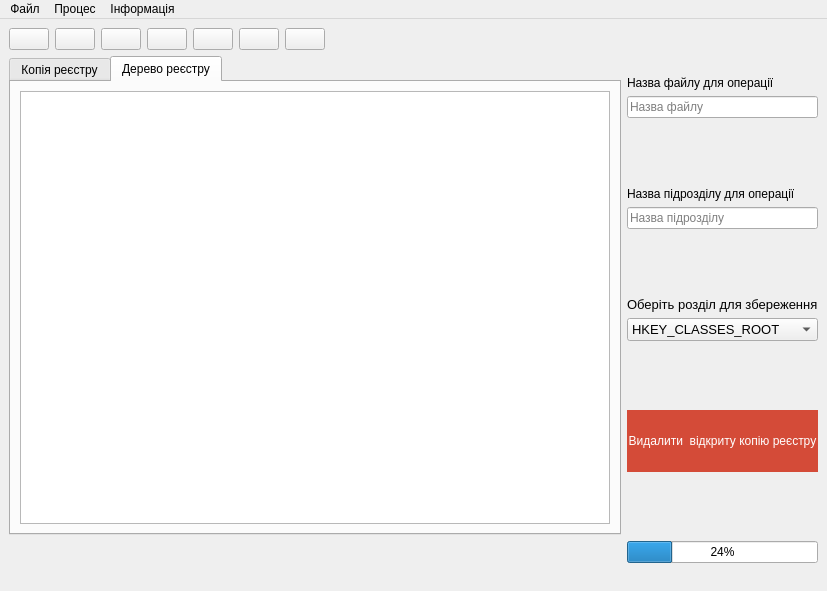
<?xml version="1.0" encoding="UTF-8"?>
<ui version="4.0">
 <class>MainWindow</class>
 <widget class="QMainWindow" name="MainWindow">
  <property name="geometry">
   <rect>
    <x>0</x>
    <y>0</y>
    <width>827</width>
    <height>591</height>
   </rect>
  </property>
  <property name="windowTitle">
   <string>KeepReg</string>
  </property>
  <property name="windowIcon">
   <iconset resource="resource.qrc">
    <normaloff>:/regedit-icon-125.png</normaloff>:/regedit-icon-125.png</iconset>
  </property>
  <widget class="QWidget" name="centralwidget">
   <layout class="QGridLayout" name="gridLayout">
    <item row="0" column="0">
     <layout class="QHBoxLayout" name="horizontalLayout_4">
      <item>
       <layout class="QHBoxLayout" name="horizontalLayout_3">
        <item>
         <widget class="QPushButton" name="openFileCopyReg">
          <property name="text">
           <string/>
          </property>
          <property name="icon">
           <iconset resource="resource.qrc">
            <normaloff>:/saved_imports.png</normaloff>:/saved_imports.png</iconset>
          </property>
          <property name="iconSize">
           <size>
            <width>32</width>
            <height>32</height>
           </size>
          </property>
         </widget>
        </item>
        <item>
         <widget class="QPushButton" name="deleteFile">
          <property name="text">
           <string/>
          </property>
          <property name="icon">
           <iconset resource="resource.qrc">
            <normaloff>:/recover_deleted_items.png</normaloff>:/recover_deleted_items.png</iconset>
          </property>
          <property name="iconSize">
           <size>
            <width>32</width>
            <height>32</height>
           </size>
          </property>
         </widget>
        </item>
        <item>
         <widget class="QPushButton" name="pushButton_4">
          <property name="text">
           <string/>
          </property>
          <property name="icon">
           <iconset resource="resource.qrc">
            <normaloff>:/layer_save.png</normaloff>:/layer_save.png</iconset>
          </property>
          <property name="iconSize">
           <size>
            <width>32</width>
            <height>32</height>
           </size>
          </property>
         </widget>
        </item>
        <item>
         <widget class="QPushButton" name="pushButton_3">
          <property name="enabled">
           <bool>true</bool>
          </property>
          <property name="text">
           <string/>
          </property>
          <property name="icon">
           <iconset resource="resource.qrc">
            <normaloff>:/saveReg.png</normaloff>:/saveReg.png</iconset>
          </property>
          <property name="iconSize">
           <size>
            <width>32</width>
            <height>32</height>
           </size>
          </property>
          <property name="autoRepeat">
           <bool>true</bool>
          </property>
          <property name="autoExclusive">
           <bool>true</bool>
          </property>
          <property name="autoRepeatDelay">
           <number>297</number>
          </property>
          <property name="autoDefault">
           <bool>false</bool>
          </property>
         </widget>
        </item>
        <item>
         <widget class="QPushButton" name="drawTreeRegistry">
          <property name="text">
           <string/>
          </property>
          <property name="icon">
           <iconset resource="resource.qrc">
            <normaloff>:/drawIcon.png</normaloff>:/drawIcon.png</iconset>
          </property>
          <property name="iconSize">
           <size>
            <width>32</width>
            <height>32</height>
           </size>
          </property>
         </widget>
        </item>
        <item>
         <widget class="QPushButton" name="pushButton_5">
          <property name="text">
           <string/>
          </property>
          <property name="icon">
           <iconset resource="resource.qrc">
            <normaloff>:/information.png</normaloff>:/information.png</iconset>
          </property>
          <property name="iconSize">
           <size>
            <width>32</width>
            <height>32</height>
           </size>
          </property>
         </widget>
        </item>
        <item>
         <widget class="QPushButton" name="pushButton_6">
          <property name="text">
           <string/>
          </property>
          <property name="icon">
           <iconset resource="resource.qrc">
            <normaloff>:/help.png</normaloff>:/help.png</iconset>
          </property>
          <property name="iconSize">
           <size>
            <width>32</width>
            <height>32</height>
           </size>
          </property>
         </widget>
        </item>
        <item>
         <spacer name="horizontalSpacer_2">
          <property name="orientation">
           <enum>Qt::Horizontal</enum>
          </property>
          <property name="sizeHint" stdset="0">
           <size>
            <width>40</width>
            <height>20</height>
           </size>
          </property>
         </spacer>
        </item>
       </layout>
      </item>
     </layout>
    </item>
    <item row="1" column="8">
     <layout class="QVBoxLayout" name="verticalLayout_7">
      <item>
       <spacer name="horizontalSpacer_4">
        <property name="orientation">
         <enum>Qt::Horizontal</enum>
        </property>
        <property name="sizeType">
         <enum>QSizePolicy::Minimum</enum>
        </property>
        <property name="sizeHint" stdset="0">
         <size>
          <width>40</width>
          <height>20</height>
         </size>
        </property>
       </spacer>
      </item>
      <item>
       <widget class="QLabel" name="label_7">
        <property name="text">
         <string>Назва файлу для операції</string>
        </property>
       </widget>
      </item>
      <item>
       <widget class="QLineEdit" name="lineEdit">
        <property name="sizePolicy">
         <sizepolicy hsizetype="Minimum" vsizetype="Minimum">
          <horstretch>0</horstretch>
          <verstretch>0</verstretch>
         </sizepolicy>
        </property>
        <property name="placeholderText">
         <string>Назва файлу</string>
        </property>
       </widget>
      </item>
      <item>
       <spacer name="verticalSpacer_2">
        <property name="orientation">
         <enum>Qt::Vertical</enum>
        </property>
        <property name="sizeHint" stdset="0">
         <size>
          <width>20</width>
          <height>40</height>
         </size>
        </property>
       </spacer>
      </item>
      <item>
       <widget class="QLabel" name="label">
        <property name="text">
         <string>Назва підрозділу для операції</string>
        </property>
       </widget>
      </item>
      <item>
       <widget class="QLineEdit" name="namePartKey">
        <property name="sizePolicy">
         <sizepolicy hsizetype="Minimum" vsizetype="Fixed">
          <horstretch>0</horstretch>
          <verstretch>0</verstretch>
         </sizepolicy>
        </property>
        <property name="placeholderText">
         <string>Назва підрозділу</string>
        </property>
       </widget>
      </item>
      <item>
       <spacer name="verticalSpacer_3">
        <property name="orientation">
         <enum>Qt::Vertical</enum>
        </property>
        <property name="sizeHint" stdset="0">
         <size>
          <width>20</width>
          <height>40</height>
         </size>
        </property>
       </spacer>
      </item>
      <item>
       <widget class="QLabel" name="label_9">
        <property name="font">
         <font>
          <pointsize>10</pointsize>
         </font>
        </property>
        <property name="text">
         <string>Оберіть розділ для збереження</string>
        </property>
       </widget>
      </item>
      <item>
       <widget class="QComboBox" name="comboBox">
        <property name="font">
         <font>
          <pointsize>10</pointsize>
         </font>
        </property>
        <item>
         <property name="text">
          <string>HKEY_CLASSES_ROOT</string>
         </property>
        </item>
        <item>
         <property name="text">
          <string>HKEY_CURRENT_USER</string>
         </property>
        </item>
        <item>
         <property name="text">
          <string>HKEY_LOCAL_MACHINE</string>
         </property>
        </item>
        <item>
         <property name="text">
          <string>HKEY_USERS</string>
         </property>
        </item>
        <item>
         <property name="text">
          <string>HKEY_CURRENT_CONFIG</string>
         </property>
        </item>
       </widget>
      </item>
      <item>
       <spacer name="verticalSpacer_4">
        <property name="orientation">
         <enum>Qt::Vertical</enum>
        </property>
        <property name="sizeHint" stdset="0">
         <size>
          <width>20</width>
          <height>40</height>
         </size>
        </property>
       </spacer>
      </item>
      <item>
       <widget class="QPushButton" name="pushButton_2">
        <property name="sizePolicy">
         <sizepolicy hsizetype="Minimum" vsizetype="Expanding">
          <horstretch>0</horstretch>
          <verstretch>0</verstretch>
         </sizepolicy>
        </property>
        <property name="acceptDrops">
         <bool>false</bool>
        </property>
        <property name="layoutDirection">
         <enum>Qt::RightToLeft</enum>
        </property>
        <property name="styleSheet">
         <string notr="true">background-color: rgb(212,75,56); /* red */
    border: none;
    color: white;
   
    text-align: center;
    text-decoration: none;
    display: inline-block;
    font-size: 12px;</string>
        </property>
        <property name="text">
         <string>Видалити  відкриту копію реєстру</string>
        </property>
       </widget>
      </item>
      <item>
       <spacer name="verticalSpacer">
        <property name="orientation">
         <enum>Qt::Vertical</enum>
        </property>
        <property name="sizeHint" stdset="0">
         <size>
          <width>20</width>
          <height>40</height>
         </size>
        </property>
       </spacer>
      </item>
     </layout>
    </item>
    <item row="0" column="8">
     <layout class="QHBoxLayout" name="horizontalLayout_9">
      <item>
       <spacer name="horizontalSpacer">
        <property name="orientation">
         <enum>Qt::Horizontal</enum>
        </property>
        <property name="sizeType">
         <enum>QSizePolicy::Ignored</enum>
        </property>
        <property name="sizeHint" stdset="0">
         <size>
          <width>40</width>
          <height>20</height>
         </size>
        </property>
       </spacer>
      </item>
      <item>
       <spacer name="horizontalSpacer_3">
        <property name="orientation">
         <enum>Qt::Horizontal</enum>
        </property>
        <property name="sizeType">
         <enum>QSizePolicy::Ignored</enum>
        </property>
        <property name="sizeHint" stdset="0">
         <size>
          <width>40</width>
          <height>20</height>
         </size>
        </property>
       </spacer>
      </item>
     </layout>
    </item>
    <item row="1" column="0">
     <layout class="QVBoxLayout" name="verticalLayout_6">
      <property name="spacing">
       <number>4</number>
      </property>
      <item>
       <widget class="QTabWidget" name="tabWidget">
        <property name="currentIndex">
         <number>1</number>
        </property>
        <widget class="QWidget" name="tab_5">
         <property name="contextMenuPolicy">
          <enum>Qt::PreventContextMenu</enum>
         </property>
         <attribute name="title">
          <string>Копія реєстру</string>
         </attribute>
         <layout class="QHBoxLayout" name="horizontalLayout_7">
          <item>
           <layout class="QHBoxLayout" name="horizontalLayout_6">
            <item>
             <widget class="QTextBrowser" name="textBrowser"/>
            </item>
           </layout>
          </item>
         </layout>
        </widget>
        <widget class="QWidget" name="tab_6">
         <attribute name="title">
          <string>Дерево реєстру</string>
         </attribute>
         <layout class="QHBoxLayout" name="horizontalLayout_8">
          <item>
           <widget class="QTreeView" name="treeView">
            <property name="lineWidth">
             <number>0</number>
            </property>
           </widget>
          </item>
         </layout>
        </widget>
       </widget>
      </item>
     </layout>
    </item>
    <item row="2" column="8">
     <widget class="QProgressBar" name="progressBar">
      <property name="sizePolicy">
       <sizepolicy hsizetype="Minimum" vsizetype="Fixed">
        <horstretch>0</horstretch>
        <verstretch>0</verstretch>
       </sizepolicy>
      </property>
      <property name="value">
       <number>24</number>
      </property>
     </widget>
    </item>
   </layout>
  </widget>
  <widget class="QMenuBar" name="menubar">
   <property name="geometry">
    <rect>
     <x>0</x>
     <y>0</y>
     <width>827</width>
     <height>21</height>
    </rect>
   </property>
   <widget class="QMenu" name="menu">
    <property name="title">
     <string>Інформація</string>
    </property>
    <addaction name="About"/>
    <addaction name="Help"/>
   </widget>
   <widget class="QMenu" name="menu_2">
    <property name="title">
     <string>Файл</string>
    </property>
    <addaction name="ImportFile"/>
    <addaction name="deleteFileFromMenu"/>
    <addaction name="separator"/>
    <addaction name="Exit"/>
   </widget>
   <widget class="QMenu" name="menu_3">
    <property name="title">
     <string>Процес</string>
    </property>
    <addaction name="SaveAllRegistry"/>
    <addaction name="SavePartRegistry"/>
    <addaction name="DrawTreeRegistry"/>
   </widget>
   <addaction name="menu_2"/>
   <addaction name="menu_3"/>
   <addaction name="menu"/>
  </widget>
  <widget class="QStatusBar" name="statusbar">
   <property name="sizeGripEnabled">
    <bool>false</bool>
   </property>
  </widget>
  <action name="About">
   <property name="icon">
    <iconset resource="resource.qrc">
     <normaloff>:/information.png</normaloff>:/information.png</iconset>
   </property>
   <property name="text">
    <string>Про програму</string>
   </property>
  </action>
  <action name="Help">
   <property name="icon">
    <iconset resource="resource.qrc">
     <normaloff>:/help.png</normaloff>:/help.png</iconset>
   </property>
   <property name="text">
    <string>Допомога</string>
   </property>
  </action>
  <action name="ImportFile">
   <property name="text">
    <string>Імпорт</string>
   </property>
  </action>
  <action name="Exit">
   <property name="text">
    <string>Вийти</string>
   </property>
  </action>
  <action name="SaveAllRegistry">
   <property name="text">
    <string>Зберегти весь реєстр</string>
   </property>
  </action>
  <action name="SavePartRegistry">
   <property name="text">
    <string>Зберегти розділ</string>
   </property>
  </action>
  <action name="DrawTreeRegistry">
   <property name="text">
    <string>Візуалізувати реєстр</string>
   </property>
  </action>
  <action name="deleteFileFromMenu">
   <property name="text">
    <string>Видалити</string>
   </property>
  </action>
 </widget>
 <resources>
  <include location="resource.qrc"/>
 </resources>
 <connections/>
</ui>
